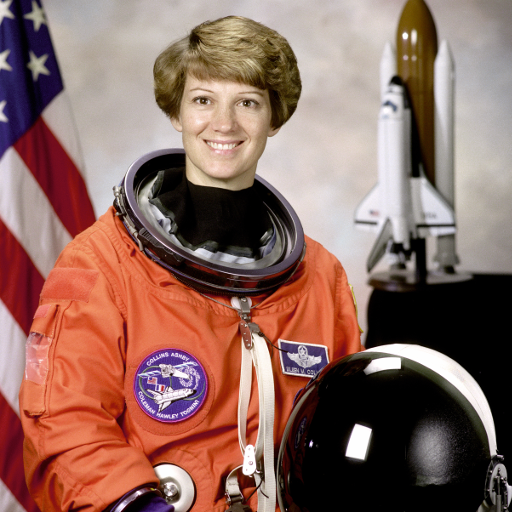
#> input picture skimage.data.astronaut(), 512 x 512 px; the run also reads 1 picture not shown here
$ python skimage_etalon_ipynb_.py   (older library calls are emulated)
#> lines starting #> are read from the running program, lines starting #| are printed output that depends on the picture; after the words box and inside, x2 and y2 are one past the last pixel; in counts of white or black regions, pixels touching at a corner belong together
# -*- coding: utf-8 -*-
"""Копия блокнота "skimage_etalon.ipynb"

Automatically generated by Colaboratory.

Original file is located at
    https://colab.research.google.com/drive/11g6z2aPgzVds5f5x-LJKk6UQj2uju_eQ

## Что можно показать в skimage?
"""


"""Официальная страница skiimage с примерами:
https://scikit-image.org/docs/stable/auto_examples/
Некоторые из них я покажу вам здесь

### Цветовые модели и работа с цветом

Так же, как в OpenCV, можно переходить к разным цветовым моделям.
"""

import matplotlib.pyplot as plt

from skimage import data
from skimage.color import rgb2gray

original = data.astronaut()
#> original is the input picture: shape (512, 512, 3); mean R, G, B 141.6, 105.8, 96.5
grayscale = rgb2gray(original)

plt.subplot(121)
plt.imshow(original)
plt.title("Original")
plt.subplot(122)
plt.imshow(grayscale, cmap=plt.cm.gray)
plt.title("Grayscale")
plt.show()

from skimage.color import rgb2hsv
rgb_img = data.coffee()
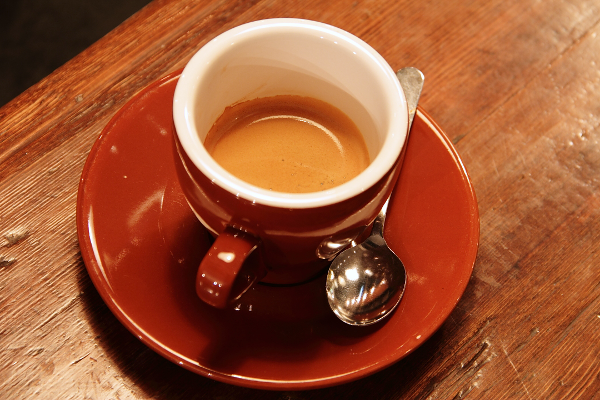
#> input picture skimage.data.coffee(), 600 x 400 px
#> rgb_img is the input picture: shape (400, 600, 3); mean R, G, B 158.6, 85.8, 51.5
hsv_img = rgb2hsv(rgb_img)
#> hsv_img: shape (400, 600, 3) float64; mean of channels 0, 1, 2 0.0586, 0.725, 0.622
hue_img = hsv_img[:, :, 0]
value_img = hsv_img[:, :, 2]

plt.figure(figsize=(15,10))
plt.subplot(131)
plt.imshow(rgb_img)
plt.title("RGB image")
plt.subplot(132)
plt.imshow(hue_img, cmap='hsv')
plt.title("Hue channel")
plt.subplot(133)
plt.imshow(value_img)
plt.title("Value channel")

plt.show()

"""Можно выделить предмет на изображние, поставив threshold на цветовой фон:"""

hue_threshold = 0.04
binary_img = hue_img > hue_threshold
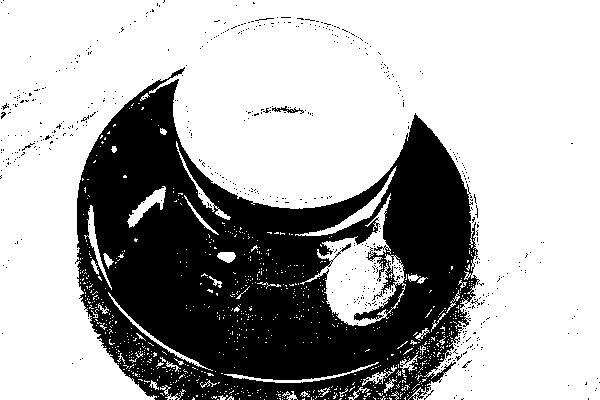
#> binary_img: shape (400, 600) bool; 67.9% white; 570 black regions (565 under 20 px), largest, box (x1, y1, x2, y2) and area: (75, 67, 480, 400) 75690, (272, 106, 304, 114) 92, (22, 143, 35, 151) 23, (372, 291, 383, 301) 22, (255, 18, 274, 21) 20

plt.imshow(binary_img)
plt.title("Hue-thresholded image")

plt.show()

import matplotlib.pyplot as plt

from skimage import data
from skimage import exposure
from skimage.exposure import match_histograms

reference = data.coffee()
image = data.chelsea()
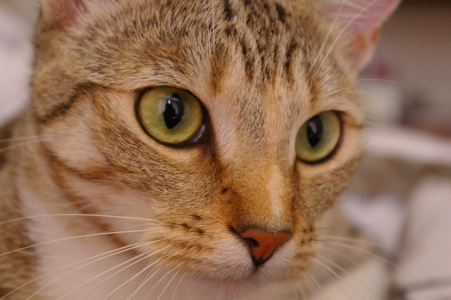
#> input picture skimage.data.chelsea(), 451 x 300 px
#> image is the input picture: shape (300, 451, 3); mean R, G, B 147.7, 111.4, 86.8

matched = match_histograms(image, reference, multichannel=True)


plt.figure(figsize=(15,10))
plt.subplot(131)
plt.imshow(image)
plt.title('Source')
plt.subplot(132)
plt.imshow(reference)
plt.title('Reference')
plt.subplot(133)
plt.imshow(matched)
plt.title('Matched')

plt.show()

"""Тут же можно разделить различные типы тканей на изображении:"""

from skimage import data
from skimage.color import rgb2hed
from matplotlib.colors import LinearSegmentedColormap

# Create an artificial color close to the original one
cmap_hema = LinearSegmentedColormap.from_list('mycmap', ['white', 'navy'])
cmap_dab = LinearSegmentedColormap.from_list('mycmap', ['white',
                                             'saddlebrown'])
cmap_eosin = LinearSegmentedColormap.from_list('mycmap', ['darkviolet',
                                               'white'])

ihc_rgb = data.immunohistochemistry()
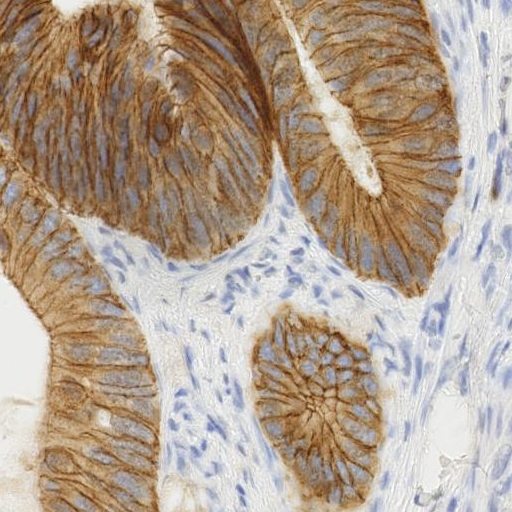
#> input picture skimage.data.immunohistochemistry(), 512 x 512 px
#> ihc_rgb is the input picture: shape (512, 512, 3); mean R, G, B 177.3, 159.8, 144
ihc_hed = rgb2hed(ihc_rgb)
#> ihc_hed: shape (512, 512, 3) float64; mean of channels 0, 1, 2 0.0201, 3.78e-07, 0.0582

plt.figure(figsize=(15, 15))
plt.subplot(221)
plt.imshow(ihc_rgb)
plt.title("Original image")

plt.subplot(222)
plt.imshow(ihc_hed[:, :, 0], cmap=cmap_hema)
plt.title("Hematoxylin")

plt.subplot(223)
plt.imshow(ihc_hed[:, :, 1], cmap=cmap_eosin)
plt.title("Eosin")

plt.subplot(224)
plt.imshow(ihc_hed[:, :, 2], cmap=cmap_dab)
plt.title("DAB")


plt.show()

"""## Улучшение контрастности"""

import matplotlib
import matplotlib.pyplot as plt
import numpy as np

from skimage import data, img_as_float
from skimage import exposure


matplotlib.rcParams['font.size'] = 8


img = data.moon()
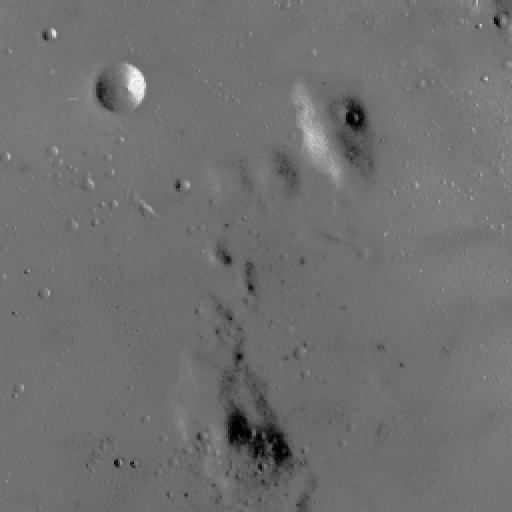
#> input picture skimage.data.moon(), 512 x 512 px
#> img is the input picture: shape (512, 512); min 0, max 255, mean 112.2

# Contrast stretching
p2, p98 = np.percentile(img, (2, 98))
#> p2 = 78; p98 = 129
img_rescale = exposure.rescale_intensity(img, in_range=(p2, p98))

# Equalization
img_eq = exposure.equalize_hist(img)

# Adaptive Equalization
img_adapteq = exposure.equalize_adapthist(img, clip_limit=0.03)

# Display results
plt.figure(figsize=(20,10))

plt.subplot(141)
plt.imshow(img, cmap=plt.cm.gray)
plt.title('Low contrast image')

plt.subplot(142)
plt.imshow(img_rescale, cmap=plt.cm.gray)
plt.title('Contrast stretching')

plt.subplot(143)
plt.imshow(img_eq, cmap=plt.cm.gray)
plt.title('Histogram equalization')

plt.subplot(144)
plt.imshow(img_adapteq, cmap=plt.cm.gray)
plt.title('Adaptive equalization')

plt.show()

"""## Детектор границ"""

from skimage import feature
edges_dab = feature.canny(ihc_hed[:, :, 2], sigma=0.4)
#> edges_dab: shape (512, 512) bool; 9.2% white in thin lines or dots

plt.figure(figsize=(10, 5))
plt.subplot(121)
plt.imshow(ihc_hed[:, :, 2], cmap_dab)
plt.title('DAB image')
plt.subplot(122)
plt.imshow(edges_dab, cmap=plt.cm.gray)
plt.title('Edges of DAB')
plt.show()

"""Таким образом можно подготовить датасет для задачи сегментации. Осталось только сохранить изображение с помощью matplotlib."""

plt.imsave('some_dir/mask_image.jpg', edges_dab)

"""# Задание
С помощью Canny edge detector найдите эллипс по цветовому градиенту между красным и белым (задача на погуглить, советую проштудировать галерею skimage). Результатом должна быть маска эллипса на изображении. Подайте ее на вход тестовой функции)
"""

from skimage import data, color, img_as_ubyte
from skimage.feature import canny
from skimage.transform import hough_ellipse
from skimage.draw import ellipse_perimeter

image_rgb = data.coffee()[0:220, 160:420]

plt.imshow(image_rgb)

image_gray = color.rgb2gray(image_rgb)
edges = canny(image_gray, sigma=2.0,
              low_threshold=0.55, high_threshold=0.8)
#> edges: shape (220, 260) bool; 1.4% white in thin lines or dots, all inside (x1, y1, x2, y2) = (13, 18, 255, 218)

import numpy as np
result = hough_ellipse(edges, accuracy=20, threshold=250,
                    min_size=100, max_size=120)
result.sort(order='accumulator')
best = list(result[-1])
#> best = [281, 112.5, 130.5, 116.6, 94.09, 1.68]
yc, xc, a, b = [int(round(x)) for x in best[1:5]]
#> yc = 112; xc = 130; a = 117; b = 94
orientation = best[5]
#> orientation = 1.68
cy, cx = ellipse_perimeter(yc, xc, a, b, orientation)
#> cy = 606 values, max 206 at index 145, min 17 at index 0, mean 111.5; cx = 606 values, max 247 at index 439, min 12 at index 136, mean 129.5
mask = np.zeros((edges.shape))
mask = color.gray2rgb(img_as_ubyte(mask))
mask[cy, cx] = (250, 0, 0)
mask = color.rgb2gray(img_as_ubyte(mask))
mask[mask>0]=1
print(np.sum((mask == 1) & edges))
#| 160

"""# Задание 2
Восстановите яркость темного изображения Меган Фокс по референсной картинке
"""

import skimage
from skimage import exposure
from skimage.exposure import match_histograms
import numpy as np


megan = skimage.io.imread('megan.jpeg')
dark_megan =  skimage.io.imread('dark_megan.jpeg')
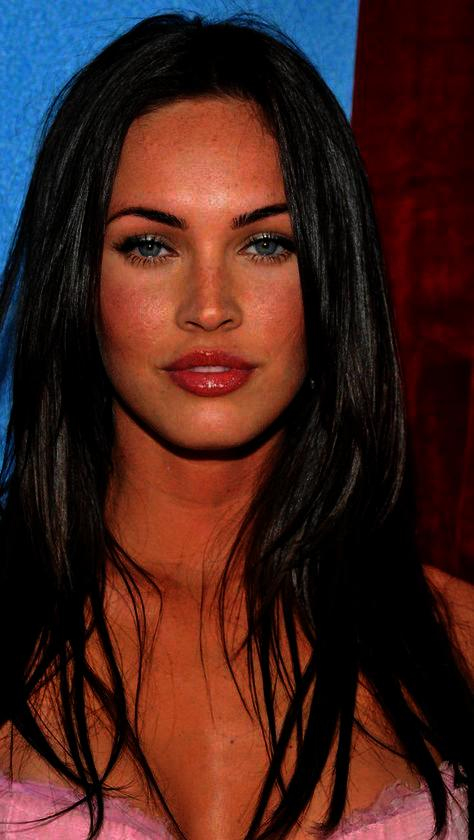
#> input picture img/dark_megan.jpeg, 474 x 840 px, found by its file name
#> dark_megan is the input picture: shape (840, 474, 3); mean R, G, B 67.4, 34.3, 30.2

matched = match_histograms(dark_megan, megan, multichannel=True)
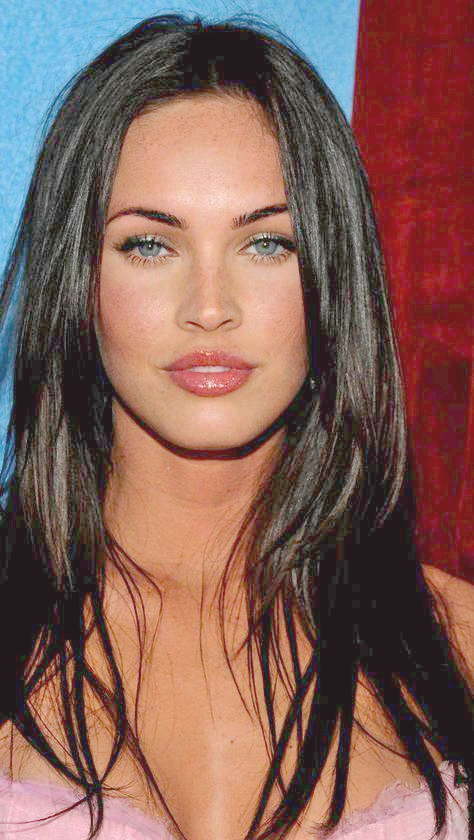
#> matched: shape (840, 474, 3); mean R, G, B 130.5, 95.6, 87.7
np.sum(np.isclose(matched, megan, atol=0.1))
#сделайте +- 50
